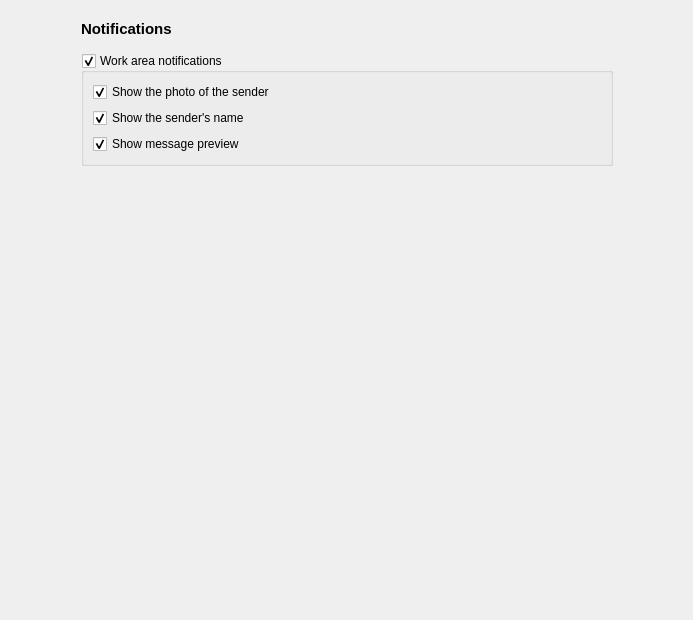
<?xml version="1.0" encoding="UTF-8"?>
<ui version="4.0">
 <class>PageNotifications</class>
 <widget class="QWidget" name="PageNotifications">
  <property name="geometry">
   <rect>
    <x>0</x>
    <y>0</y>
    <width>693</width>
    <height>620</height>
   </rect>
  </property>
  <property name="windowTitle">
   <string/>
  </property>
  <layout class="QVBoxLayout" name="verticalLayout_3">
   <item>
    <layout class="QHBoxLayout" name="horizontalLayout">
     <item>
      <spacer name="horizontalSpacer">
       <property name="orientation">
        <enum>Qt::Orientation::Horizontal</enum>
       </property>
       <property name="sizeHint" stdset="0">
        <size>
         <width>40</width>
         <height>20</height>
        </size>
       </property>
      </spacer>
     </item>
     <item>
      <widget class="QFrame" name="frame">
       <property name="minimumSize">
        <size>
         <width>550</width>
         <height>0</height>
        </size>
       </property>
       <property name="frameShape">
        <enum>QFrame::Shape::NoFrame</enum>
       </property>
       <property name="frameShadow">
        <enum>QFrame::Shadow::Raised</enum>
       </property>
       <layout class="QVBoxLayout" name="verticalLayout_2">
        <property name="spacing">
         <number>15</number>
        </property>
        <item>
         <widget class="QLabel" name="label">
          <property name="font">
           <font>
            <pointsize>11</pointsize>
            <bold>true</bold>
           </font>
          </property>
          <property name="text">
           <string>Notifications</string>
          </property>
         </widget>
        </item>
        <item>
         <widget class="QGroupBox" name="notify_groupBox">
          <property name="title">
           <string>Work area notifications</string>
          </property>
          <property name="checkable">
           <bool>true</bool>
          </property>
          <layout class="QVBoxLayout" name="verticalLayout">
           <item>
            <widget class="QCheckBox" name="show_photo">
             <property name="text">
              <string>Show the photo of the sender</string>
             </property>
             <property name="checked">
              <bool>true</bool>
             </property>
            </widget>
           </item>
           <item>
            <widget class="QCheckBox" name="show_name">
             <property name="text">
              <string>Show the sender's name</string>
             </property>
             <property name="checked">
              <bool>true</bool>
             </property>
            </widget>
           </item>
           <item>
            <widget class="QCheckBox" name="show_msg">
             <property name="text">
              <string>Show message preview</string>
             </property>
             <property name="checked">
              <bool>true</bool>
             </property>
            </widget>
           </item>
          </layout>
         </widget>
        </item>
       </layout>
      </widget>
     </item>
     <item>
      <spacer name="horizontalSpacer_2">
       <property name="orientation">
        <enum>Qt::Orientation::Horizontal</enum>
       </property>
       <property name="sizeHint" stdset="0">
        <size>
         <width>40</width>
         <height>20</height>
        </size>
       </property>
      </spacer>
     </item>
    </layout>
   </item>
   <item>
    <spacer name="verticalSpacer_2">
     <property name="orientation">
      <enum>Qt::Orientation::Vertical</enum>
     </property>
     <property name="sizeHint" stdset="0">
      <size>
       <width>20</width>
       <height>295</height>
      </size>
     </property>
    </spacer>
   </item>
  </layout>
 </widget>
 <resources/>
 <connections/>
</ui>
